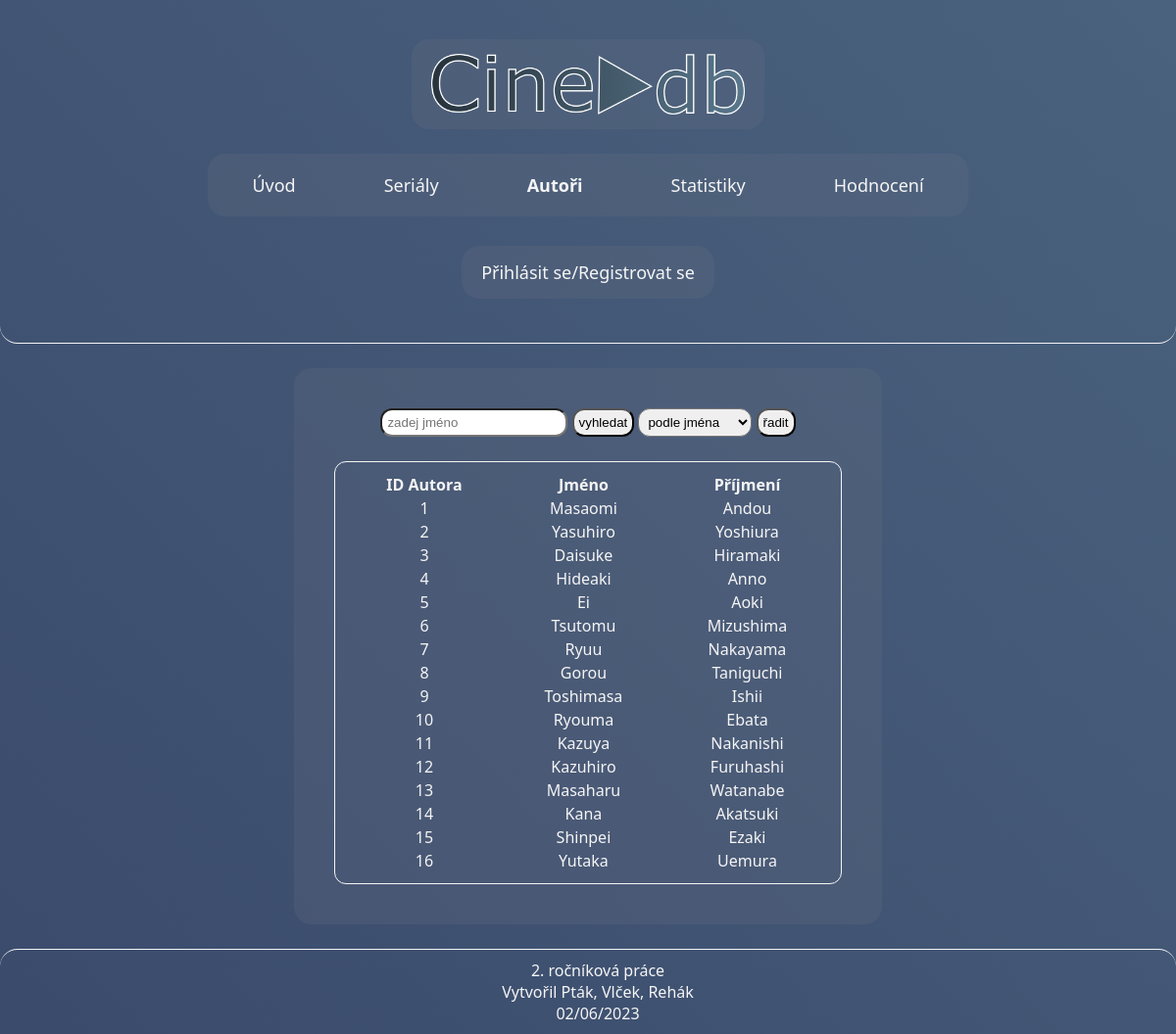
The app's page /final/pages/autori.php, older data.
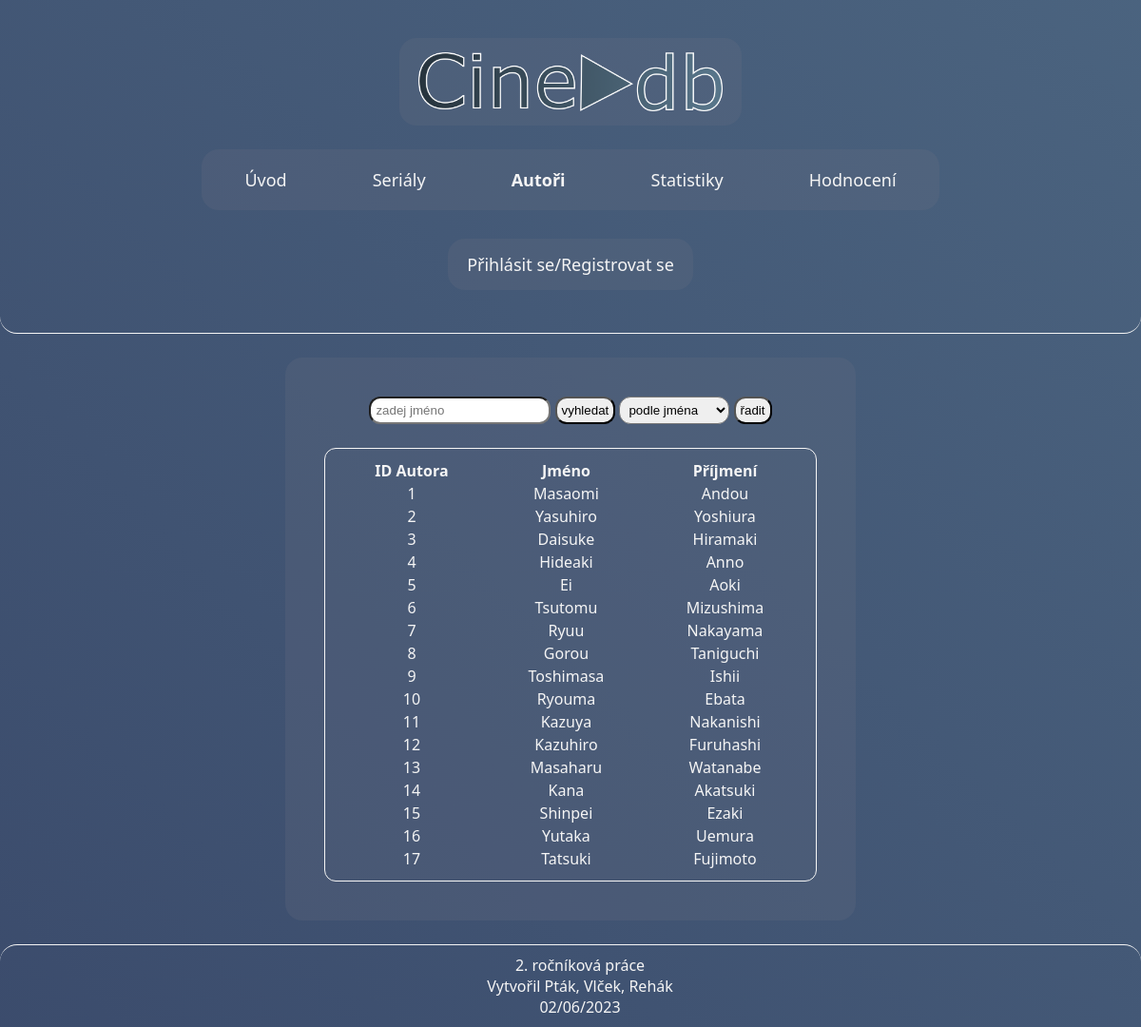
The same page, newer data.
### tables this page shows
CREATE TABLE `autori` (
  `idA` int(11) NOT NULL,
  `jmeno` varchar(20) NOT NULL,
  `prijmeni` varchar(30) NOT NULL
);

### final/pages/autori.php (the view, shortened to what this page needs)
<!DOCTYPE html>
<html lang="cs">
<head>
    <link rel="stylesheet" href="../css/style.css">
    <link rel="stylesheet" href="../css/autori.css">
</head>
<body>
    <div class="flex-box">
        <header>
            <div class="header-title">
                <img src="../img/logo/logo_exp_wStroke.png" alt="logo">
            </div>
            <nav>
                <ul class="header-nav">
                    <li><a href="../index.php">Úvod</a></li>
                    <li><a href="serialy.php">Seriály</a></li>
                    <li><a href="autori.php" id="selected">Autoři</a></li>
                    <li><a href="statistiky.php">Statistiky</a></li>
                    <li><a href="hodnoceni.php">Hodnocení</a></li>
                </ul>
            </nav>
            <div class="header-login">
                <ul>
                    <li>
                        <?php include "../account/user_status.php"; ?>
                    </li>
                </ul>
            </div>
        </header>
        <section class="authors">
            <form method="POST">
                <?php
                $autoriH = "";
                $radic = "";
                ?>
                <input type="text" name="autoriH" value="<?php echo $autoriH ?>" placeholder="zadej jméno">
                <input type="submit" value="vyhledat" name="vyhledat">
                <select name="radic">
                    <option value="autori.jmeno ASC" <?php if ($radic == "autori.jmeno ASC") echo "selected" ?>>podle jména</option>
                </select>
                <input type="submit" value="řadit" name="radit">
            </form>
            <table>
                <tr>
                    <th>ID Autora</th>
                    <th>Jméno</th>
                    <th>Příjmení</th>
                </tr>
                <?php
                include "../db/active_db.php";
                $conn = new mysqli($servername, $username, $password, $dbname);
                $sql = "SELECT autori.idA, autori.jmeno, autori.prijmeni from autori";
                $result = $conn->query($sql);
                if ($result->num_rows > 0) {
                    while ($row = $result->fetch_assoc()) {
                        echo "<tr>
                        <td>" . $row['idA'] . "</td>
                        <td>" . $row['jmeno'] . "</td>
                        <td>" . $row['prijmeni'] . "</td>
                        </tr>";
                    }
                }
                ?>
            </table>
        </section>
        <?php include "../include/footer.php" ?>
    </div>
</body>
</html>

Row changes from the older to the newer data that the page shows:
added autori: idA "17", jmeno "Tatsuki", prijmeni "Fujimoto"
